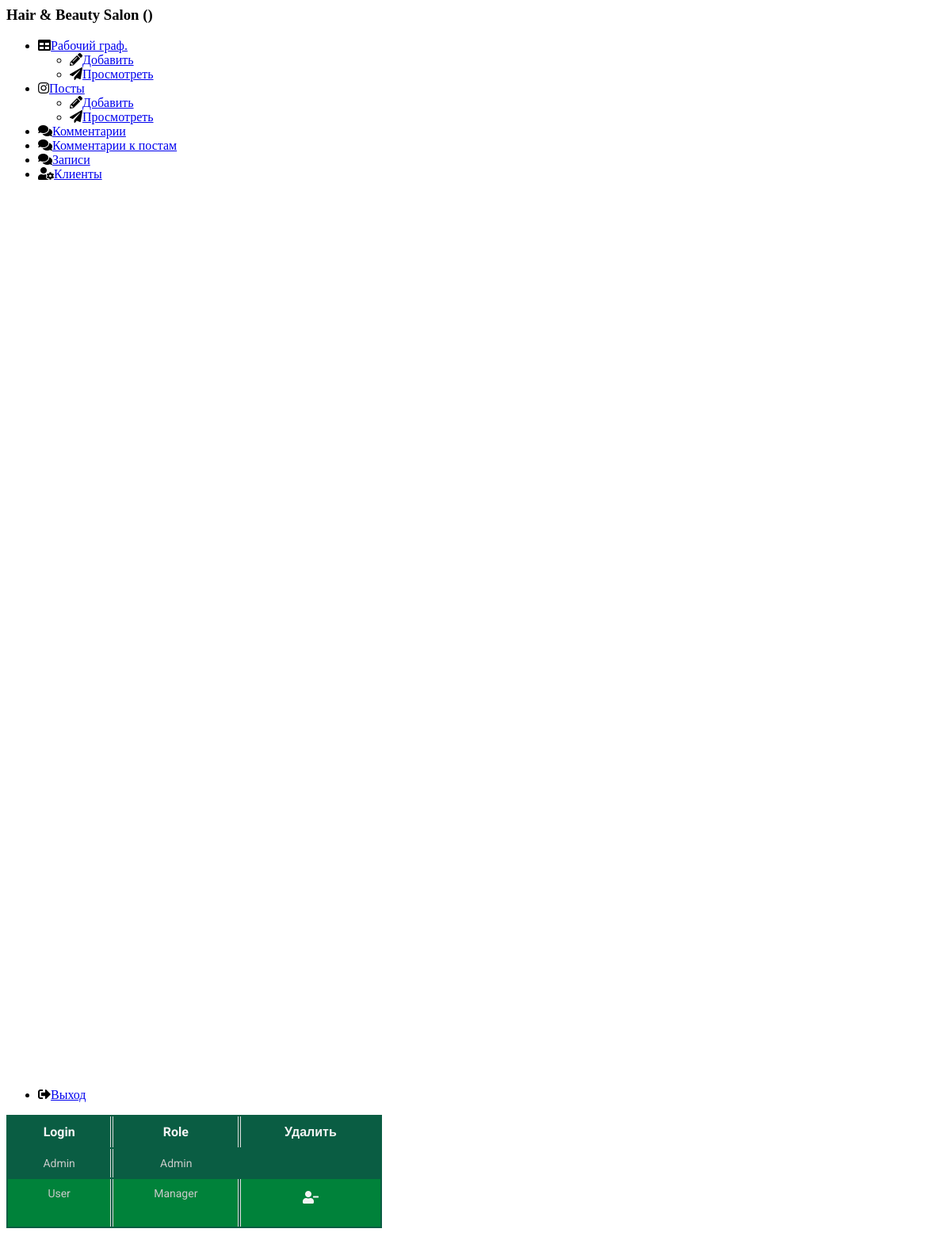
The page /register/users.php on the database its author committed.
### tables this page shows
CREATE TABLE `users` (
  `id` int(11) NOT NULL,
  `login` varchar(30) NOT NULL,
  `password` varchar(255) NOT NULL,
  `role` varchar(30) NOT NULL
);

### register/users.php (called while the page is built)
<?php
include $_SERVER['DOCUMENT_ROOT'].'/bootstrap.php';
$users = $dataAuth->getAllUsers();
include $_SERVER['DOCUMENT_ROOT'].'/register/users.view.php';

### BD/Connect.php (called while the page is built, shortened)
<?php
class Connect
{
    public static function make($conn)
    {
        return new PDO(
            'mysql:host=' . $conn['host'] . ';dbname=' . $conn['dbname'],
            $conn['login'],
            $conn['password'],
            $conn['options']
        );
    }
}

### bootstrap.php (called while the page is built, shortened)
<?php
include $_SERVER['DOCUMENT_ROOT'] . '/BD/Connect.php';
include $_SERVER['DOCUMENT_ROOT'] . '/APP/Models/Auth.php';
$dataAuth = new Auth(Connect::make(CONN));

### APP/Models/Auth.php (called while the page is built, shortened)
<?php
class Auth
{
    private $pdo;
    public function __construct(PDO $pdo)
    {
        $this->pdo = $pdo;
    }
    public function getAllUsers()
    {
        $stmt = $this->pdo->query('SELECT * FROM users ORDER BY id ');
        return $stmt->fetchAll();
    }
}

### register/users.view.php (the view, shortened to what this page needs)
<?php include $_SERVER['DOCUMENT_ROOT'] . '/templates/navbar.admin.php'; ?>
<link rel="stylesheet" href="/css/tableAdmin.css">
<table class="table">
    <thead>
    <tr>
        <th>Login</th>
        <th>Role</th>
        <th>Удалить</th>
    </tr>
    </thead>
    <tbody>
        <?php foreach ($users as $user): ?>
         <tr>
                <td><?= $user->login ?></td>
                <td><?= $user->role ?></td>
                <?php if ($user->role != "Admin"): ?>
                 <td>
                     <form action="/register/deleteUser.php" method="post">
                         <button class="subscribe" name="delete"
                                onclick="return confirm('Вы действительно хотите удалить менеджера?');">
                            <i class="fas fa-user-minus"></i>
                        </button>
                        </form>
                    </td>
                <?php endif; ?>
            </tr>
        <?php endforeach; ?>
    </tbody>
</table>

### css/tableAdmin.css (style rules this page uses)
.table { width: 40%; border: none; margin-bottom: 20px; font-family: 'Roboto', sans-serif; background: #0a5d43; color: #cacaca; }
.table thead th { font-weight: bold; text-align: center; border: none; padding: 10px 15px; font-size: 16px; color: #f4f4f4; border-left: 1px solid #ddd; border-right: 1px solid #ddd; }
.table tbody td { text-align: center; border-left: 1px solid #ddd; border-right: 1px solid #ddd; padding: 10px 15px; font-size: 14px; vertical-align: top; }
.table thead tr th:first-child, .table tbody tr td:first-child { border-left: none; }
.table thead tr th:last-child, .table tbody tr td:last-child { border-right: none; }
.table tbody tr:nth-child(even) { background-color: #00823a; }
.subscribe { color: #f4f4f4; font-size: 16px; padding: 5px; cursor: pointer; }
button { padding: 0; border: none; font: inherit; color: inherit; background-color: transparent; cursor: pointer; }

### rows shown on the page
users: login "Admin", role "Admin"
users: login "User", role "Manager"
